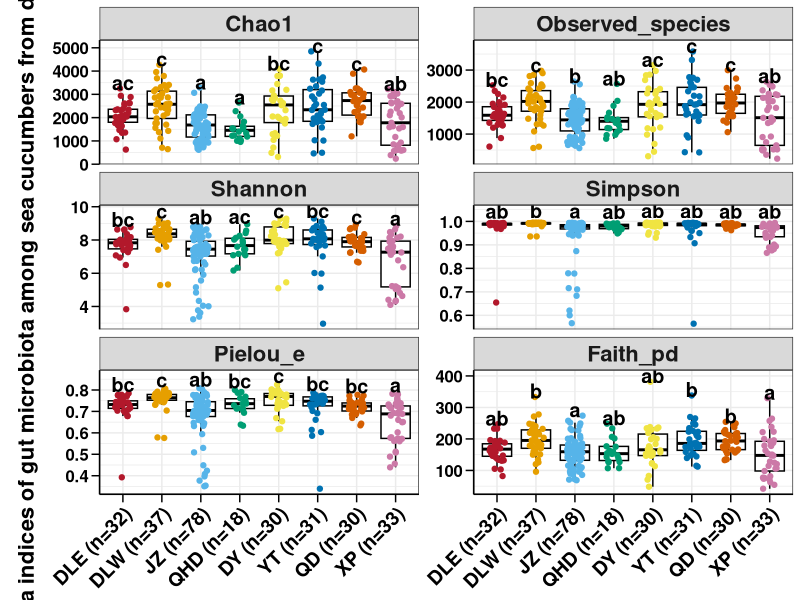

The R script that drew this image:
class <- read.table("alpha.txt",header = TRUE,sep = "\t",row.names = 1)

library(dplyr)
library(ggplot2)
library(reshape2)

class <- melt(class)
cbbPalette <- c("#B2182B","#E69F00","#56B4E9","#009E73","#F0E442","#0072B2",
                "#D55E00","#CC79A7","#CC6666","#9999CC","#66CC99","#99999",
                "#ADD1E5")
class$Group <- factor(class$Group,levels = c("BCD","WFD","JZ","SZ","DY","YT","QD","XP"),
                      labels = c("DLE (n=32)","DLW (n=37)","JZ (n=78)","QHD (n=18)",
                                 "DY (n=30)","YT (n=31)","QD (n=30)","XP (n=33)"))
class$variable <- factor(class$variable, levels = c("Chao1","Observed_species",
                                                    "Shannon","Simpson",
                                                    "Pielou_e","Faith_pd"))

yf <- class
yd <- yf %>% group_by(variable,Group,add =TRUE) %>% summarise(Max = max(value))
yl <- yd %>% group_by(variable) %>% summarise(Max = max(Max))
ya <- data.frame()
for (i in 1:nrow(yl)) {
    ya <- rbind(ya,yl[rep(i,8),])
}
yd$Max <- yd$Max + ya$Max*0.05

test <- read.table("test.txt",header = TRUE,sep = "\t")
test <- melt(test,id.vars = "Group")
test$Group <- factor(test$Group,levels = c("BCD","WFD","JZ","SZ","DY","YT","QD","XP"),
                     labels = c("DLE (n=32)","DLW (n=37)","JZ (n=78)","QHD (n=18)",
                                "DY (n=30)","YT (n=31)","QD (n=30)","XP (n=33)"))
test$variable <- as.factor(test$variable)
test <- merge(test,yd)

png("alpha_anova.png",width = 5000,height = 6000,res = 600)
ggplot(class,aes(x = Group,y = value,color = Group)) +
    geom_boxplot(color = "black",outlier.colour = NA) +
    geom_jitter(position = position_jitter(0.2)) +
    facet_wrap(.~variable,scales = "free_y",ncol = 2) +
    scale_color_manual(values=cbbPalette,guide = FALSE) +
    geom_text(data = test,aes(x = Group,y = Max,label = value),
              size = 5,color = "black",fontface = "bold") +
    ylab("The alpha indices of gut microbiota among sea cucumbers from different origins") +
    theme_bw()+
    theme(axis.ticks.length = unit(0.4,"lines"), 
          axis.ticks = element_line(color='black'),
          axis.line = element_line(colour = "black"), 
          axis.title.x=element_blank(),
          axis.title.y=element_text(colour='black', size=16,face = "bold",vjust = 3),
          axis.text.y=element_text(colour='black',size=12),
          axis.text.x=element_text(colour = "black",size = 14,face = "bold",
                                   angle = 45,hjust = 1,vjust = 1),
          plot.margin = margin(t = 5,r = 5,b = 5, l = 20, unit = "pt"),
          text = element_text(colour = "black",size = 20,face = "bold"),
          legend.position = "none")
dev.off()

